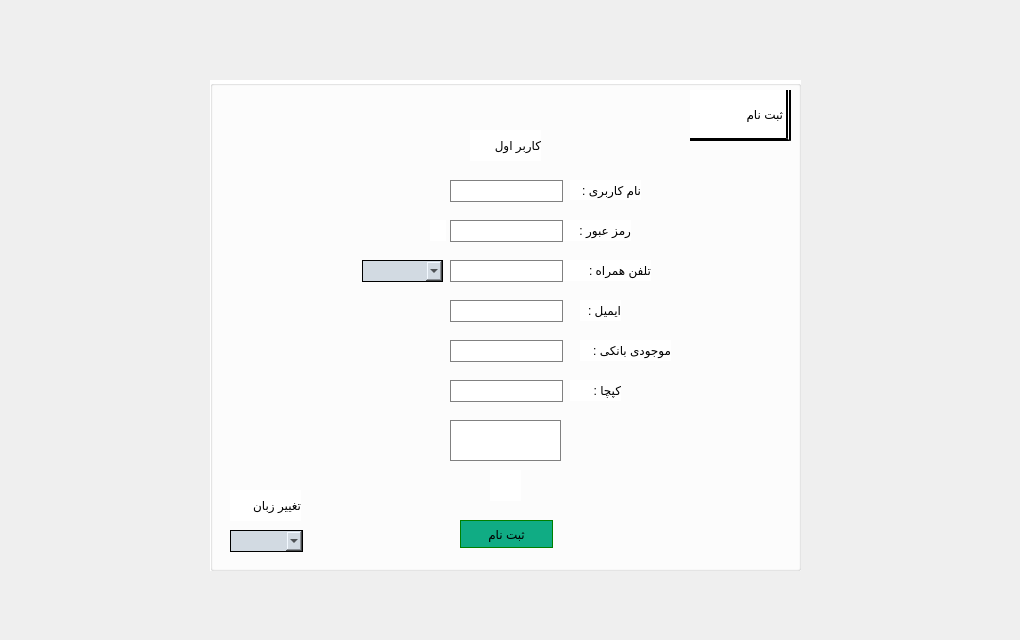
<?xml version="1.0" encoding="UTF-8"?>
<ui version="4.0">
 <class>bazi3nafare</class>
 <widget class="QDialog" name="bazi3nafare">
  <property name="geometry">
   <rect>
    <x>0</x>
    <y>0</y>
    <width>1020</width>
    <height>640</height>
   </rect>
  </property>
  <property name="windowTitle">
   <string>Dialog</string>
  </property>
  <widget class="QGroupBox" name="groupBox">
   <property name="geometry">
    <rect>
     <x>210</x>
     <y>80</y>
     <width>591</width>
     <height>491</height>
    </rect>
   </property>
   <property name="styleSheet">
    <string notr="true">background-color : white ;</string>
   </property>
   <property name="title">
    <string/>
   </property>
   <widget class="QLabel" name="Enrol_lab">
    <property name="geometry">
     <rect>
      <x>480</x>
      <y>10</y>
      <width>101</width>
      <height>51</height>
     </rect>
    </property>
    <property name="styleSheet">
     <string notr="true">border-right : 5px double black ;
border-left : none ;
border-top : none ;
border-bottom :3px solid black ;
font: 25pt &quot;B Arshia&quot;;</string>
    </property>
    <property name="text">
     <string>ثبت نام </string>
    </property>
   </widget>
   <widget class="QLabel" name="num_lab">
    <property name="geometry">
     <rect>
      <x>260</x>
      <y>50</y>
      <width>71</width>
      <height>31</height>
     </rect>
    </property>
    <property name="styleSheet">
     <string notr="true">border : none; 
font: 10pt &quot;B Sara&quot;;</string>
    </property>
    <property name="text">
     <string>کاربر اول</string>
    </property>
   </widget>
   <widget class="QLabel" name="Username_lab">
    <property name="geometry">
     <rect>
      <x>360</x>
      <y>100</y>
      <width>71</width>
      <height>20</height>
     </rect>
    </property>
    <property name="styleSheet">
     <string notr="true">border : none ;</string>
    </property>
    <property name="text">
     <string>نام کاربری :</string>
    </property>
   </widget>
   <widget class="QLineEdit" name="lineEdit_username">
    <property name="geometry">
     <rect>
      <x>240</x>
      <y>100</y>
      <width>113</width>
      <height>22</height>
     </rect>
    </property>
    <property name="styleSheet">
     <string notr="true">border : 1px solid grey ;
</string>
    </property>
   </widget>
   <widget class="QLabel" name="password_lab">
    <property name="geometry">
     <rect>
      <x>340</x>
      <y>140</y>
      <width>81</width>
      <height>21</height>
     </rect>
    </property>
    <property name="text">
     <string>رمز عبور :</string>
    </property>
   </widget>
   <widget class="QLineEdit" name="lineEdit_Password">
    <property name="geometry">
     <rect>
      <x>240</x>
      <y>140</y>
      <width>113</width>
      <height>22</height>
     </rect>
    </property>
    <property name="styleSheet">
     <string notr="true">border : 1px solid grey ;</string>
    </property>
   </widget>
   <widget class="QPushButton" name="pushButton_eyeline_3">
    <property name="geometry">
     <rect>
      <x>220</x>
      <y>140</y>
      <width>16</width>
      <height>21</height>
     </rect>
    </property>
    <property name="styleSheet">
     <string notr="true">border : none ;
image: url(:/eyeline.jpg);</string>
    </property>
    <property name="text">
     <string/>
    </property>
   </widget>
   <widget class="QLabel" name="Phonenum_lab">
    <property name="geometry">
     <rect>
      <x>350</x>
      <y>180</y>
      <width>91</width>
      <height>21</height>
     </rect>
    </property>
    <property name="text">
     <string>تلفن همراه :</string>
    </property>
   </widget>
   <widget class="QLineEdit" name="lineEdit_Phonenum">
    <property name="geometry">
     <rect>
      <x>240</x>
      <y>180</y>
      <width>113</width>
      <height>22</height>
     </rect>
    </property>
    <property name="styleSheet">
     <string notr="true">border : 1px solid grey ;</string>
    </property>
   </widget>
   <widget class="QComboBox" name="comboBox_Phone">
    <property name="geometry">
     <rect>
      <x>152</x>
      <y>180</y>
      <width>81</width>
      <height>22</height>
     </rect>
    </property>
    <property name="styleSheet">
     <string notr="true">border : 1px solid black ;
background-color : #d2dae2</string>
    </property>
   </widget>
   <widget class="QLabel" name="Email_lab">
    <property name="geometry">
     <rect>
      <x>370</x>
      <y>220</y>
      <width>41</width>
      <height>21</height>
     </rect>
    </property>
    <property name="text">
     <string>ایمیل :</string>
    </property>
   </widget>
   <widget class="QLineEdit" name="lineEdit_Email">
    <property name="geometry">
     <rect>
      <x>240</x>
      <y>220</y>
      <width>113</width>
      <height>22</height>
     </rect>
    </property>
    <property name="styleSheet">
     <string notr="true">border : 1px solid grey ;</string>
    </property>
   </widget>
   <widget class="QLabel" name="Balance_lab">
    <property name="geometry">
     <rect>
      <x>370</x>
      <y>260</y>
      <width>91</width>
      <height>21</height>
     </rect>
    </property>
    <property name="text">
     <string>موجودی بانکی :</string>
    </property>
   </widget>
   <widget class="QLineEdit" name="lineEdit_Balance">
    <property name="geometry">
     <rect>
      <x>240</x>
      <y>260</y>
      <width>113</width>
      <height>22</height>
     </rect>
    </property>
    <property name="styleSheet">
     <string notr="true">border : 1px solid grey ;</string>
    </property>
   </widget>
   <widget class="QLabel" name="Kapcha_lab">
    <property name="geometry">
     <rect>
      <x>360</x>
      <y>300</y>
      <width>51</width>
      <height>21</height>
     </rect>
    </property>
    <property name="text">
     <string>کپچا :</string>
    </property>
   </widget>
   <widget class="QLineEdit" name="lineEdit_Kapcha">
    <property name="geometry">
     <rect>
      <x>240</x>
      <y>300</y>
      <width>113</width>
      <height>22</height>
     </rect>
    </property>
    <property name="styleSheet">
     <string notr="true">border : 1px solid grey ;</string>
    </property>
   </widget>
   <widget class="QLabel" name="kapcha_show">
    <property name="geometry">
     <rect>
      <x>240</x>
      <y>340</y>
      <width>111</width>
      <height>41</height>
     </rect>
    </property>
    <property name="styleSheet">
     <string notr="true">border : 1px solid grey ;</string>
    </property>
    <property name="text">
     <string/>
    </property>
   </widget>
   <widget class="QPushButton" name="pushButton_generate_kapcha">
    <property name="geometry">
     <rect>
      <x>280</x>
      <y>390</y>
      <width>31</width>
      <height>31</height>
     </rect>
    </property>
    <property name="styleSheet">
     <string notr="true">image : url(:/reseticon.png) ;
border : none;</string>
    </property>
    <property name="text">
     <string/>
    </property>
   </widget>
   <widget class="QPushButton" name="pushButton_Enroll_3">
    <property name="geometry">
     <rect>
      <x>250</x>
      <y>440</y>
      <width>93</width>
      <height>28</height>
     </rect>
    </property>
    <property name="styleSheet">
     <string notr="true">border : 1px solid green ;
background-color : #10ac84 ;</string>
    </property>
    <property name="text">
     <string>ثبت نام</string>
    </property>
   </widget>
   <widget class="QLabel" name="lang_lab_2">
    <property name="geometry">
     <rect>
      <x>20</x>
      <y>410</y>
      <width>71</width>
      <height>31</height>
     </rect>
    </property>
    <property name="styleSheet">
     <string notr="true">font: 10pt &quot;B Sara&quot;;
border : none ;</string>
    </property>
    <property name="text">
     <string>تغییر زبان</string>
    </property>
   </widget>
   <widget class="QComboBox" name="comboBox_Lang_3">
    <property name="geometry">
     <rect>
      <x>20</x>
      <y>450</y>
      <width>73</width>
      <height>22</height>
     </rect>
    </property>
    <property name="styleSheet">
     <string notr="true">border : 1px solid black ;
background-color : #d2dae2</string>
    </property>
   </widget>
   <widget class="QPushButton" name="pushButton_Eye_3">
    <property name="geometry">
     <rect>
      <x>220</x>
      <y>140</y>
      <width>16</width>
      <height>21</height>
     </rect>
    </property>
    <property name="styleSheet">
     <string notr="true">border : none;
image: url(:/eyeicon.png);</string>
    </property>
    <property name="text">
     <string/>
    </property>
   </widget>
  </widget>
 </widget>
 <resources/>
 <connections/>
</ui>
